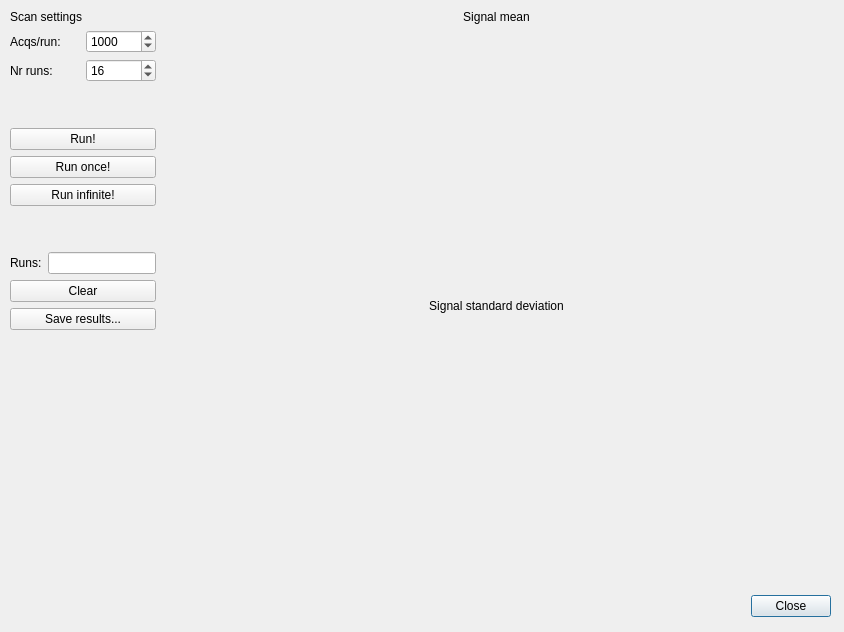
<?xml version="1.0" encoding="UTF-8"?>
<ui version="4.0">
 <class>DialogProfiler</class>
 <widget class="QDialog" name="DialogProfiler">
  <property name="geometry">
   <rect>
    <x>0</x>
    <y>0</y>
    <width>844</width>
    <height>632</height>
   </rect>
  </property>
  <property name="windowTitle">
   <string>Profile Viewer</string>
  </property>
  <widget class="QDialogButtonBox" name="buttonBox">
   <property name="geometry">
    <rect>
     <x>490</x>
     <y>590</y>
     <width>341</width>
     <height>32</height>
    </rect>
   </property>
   <property name="orientation">
    <enum>Qt::Horizontal</enum>
   </property>
   <property name="standardButtons">
    <set>QDialogButtonBox::Close</set>
   </property>
  </widget>
  <widget class="QWidget" name="horizontalLayoutWidget">
   <property name="geometry">
    <rect>
     <x>10</x>
     <y>10</y>
     <width>821</width>
     <height>571</height>
    </rect>
   </property>
   <layout class="QHBoxLayout" name="horizontalLayout">
    <item>
     <layout class="QVBoxLayout" name="verticalLayout">
      <item>
       <widget class="QLabel" name="label">
        <property name="sizePolicy">
         <sizepolicy hsizetype="Fixed" vsizetype="Fixed">
          <horstretch>0</horstretch>
          <verstretch>0</verstretch>
         </sizepolicy>
        </property>
        <property name="text">
         <string>Scan settings</string>
        </property>
        <property name="alignment">
         <set>Qt::AlignCenter</set>
        </property>
       </widget>
      </item>
      <item>
       <layout class="QGridLayout" name="gridLayout">
        <item row="0" column="0">
         <widget class="QLabel" name="label_10">
          <property name="text">
           <string>Acqs/run:</string>
          </property>
         </widget>
        </item>
        <item row="0" column="1">
         <widget class="QSpinBox" name="spinAcquisitions">
          <property name="minimum">
           <number>1</number>
          </property>
          <property name="maximum">
           <number>1000000</number>
          </property>
          <property name="singleStep">
           <number>1000</number>
          </property>
          <property name="value">
           <number>1000</number>
          </property>
         </widget>
        </item>
        <item row="1" column="0">
         <widget class="QLabel" name="label_11">
          <property name="text">
           <string>Nr runs:</string>
          </property>
         </widget>
        </item>
        <item row="1" column="1">
         <widget class="QSpinBox" name="spinRuns">
          <property name="minimum">
           <number>1</number>
          </property>
          <property name="maximum">
           <number>128</number>
          </property>
          <property name="value">
           <number>16</number>
          </property>
         </widget>
        </item>
       </layout>
      </item>
      <item>
       <spacer name="verticalSpacer_3">
        <property name="orientation">
         <enum>Qt::Vertical</enum>
        </property>
        <property name="sizeType">
         <enum>QSizePolicy::Fixed</enum>
        </property>
        <property name="sizeHint" stdset="0">
         <size>
          <width>20</width>
          <height>40</height>
         </size>
        </property>
       </spacer>
      </item>
      <item>
       <widget class="QPushButton" name="pushRun">
        <property name="text">
         <string>Run!</string>
        </property>
       </widget>
      </item>
      <item>
       <widget class="QPushButton" name="pushRunOnce">
        <property name="text">
         <string>Run once!</string>
        </property>
       </widget>
      </item>
      <item>
       <widget class="QPushButton" name="pushRunInfinite">
        <property name="text">
         <string>Run infinite!</string>
        </property>
       </widget>
      </item>
      <item>
       <spacer name="verticalSpacer_2">
        <property name="orientation">
         <enum>Qt::Vertical</enum>
        </property>
        <property name="sizeType">
         <enum>QSizePolicy::Fixed</enum>
        </property>
        <property name="sizeHint" stdset="0">
         <size>
          <width>20</width>
          <height>40</height>
         </size>
        </property>
       </spacer>
      </item>
      <item>
       <layout class="QHBoxLayout" name="horizontalLayout_2">
        <property name="bottomMargin">
         <number>0</number>
        </property>
        <item>
         <widget class="QLabel" name="label_2">
          <property name="text">
           <string>Runs:</string>
          </property>
         </widget>
        </item>
        <item>
         <widget class="QLineEdit" name="lineRunsDone">
          <property name="sizePolicy">
           <sizepolicy hsizetype="Fixed" vsizetype="Fixed">
            <horstretch>0</horstretch>
            <verstretch>0</verstretch>
           </sizepolicy>
          </property>
          <property name="autoFillBackground">
           <bool>false</bool>
          </property>
          <property name="readOnly">
           <bool>true</bool>
          </property>
         </widget>
        </item>
       </layout>
      </item>
      <item>
       <widget class="QPushButton" name="pushClear">
        <property name="text">
         <string>Clear</string>
        </property>
       </widget>
      </item>
      <item>
       <widget class="QPushButton" name="pushSave">
        <property name="text">
         <string>Save results...</string>
        </property>
       </widget>
      </item>
      <item>
       <spacer name="verticalSpacer">
        <property name="orientation">
         <enum>Qt::Vertical</enum>
        </property>
        <property name="sizeHint" stdset="0">
         <size>
          <width>20</width>
          <height>40</height>
         </size>
        </property>
       </spacer>
      </item>
     </layout>
    </item>
    <item>
     <layout class="QVBoxLayout" name="verticalLayout_3">
      <item>
       <widget class="QLabel" name="label_12">
        <property name="sizePolicy">
         <sizepolicy hsizetype="Preferred" vsizetype="Fixed">
          <horstretch>0</horstretch>
          <verstretch>0</verstretch>
         </sizepolicy>
        </property>
        <property name="text">
         <string>Signal mean</string>
        </property>
        <property name="alignment">
         <set>Qt::AlignCenter</set>
        </property>
       </widget>
      </item>
      <item>
       <widget class="QCustomPlot" name="plotResultsMean" native="true">
        <property name="sizePolicy">
         <sizepolicy hsizetype="Expanding" vsizetype="Minimum">
          <horstretch>0</horstretch>
          <verstretch>0</verstretch>
         </sizepolicy>
        </property>
       </widget>
      </item>
      <item>
       <widget class="QLabel" name="label_13">
        <property name="sizePolicy">
         <sizepolicy hsizetype="Preferred" vsizetype="Fixed">
          <horstretch>0</horstretch>
          <verstretch>0</verstretch>
         </sizepolicy>
        </property>
        <property name="text">
         <string>Signal standard deviation</string>
        </property>
        <property name="alignment">
         <set>Qt::AlignCenter</set>
        </property>
       </widget>
      </item>
      <item>
       <widget class="QCustomPlot" name="plotResultsStd" native="true"/>
      </item>
     </layout>
    </item>
   </layout>
  </widget>
 </widget>
 <customwidgets>
  <customwidget>
   <class>QCustomPlot</class>
   <extends>QWidget</extends>
   <header>qcustomplot.h</header>
   <container>1</container>
  </customwidget>
 </customwidgets>
 <resources/>
 <connections>
  <connection>
   <sender>buttonBox</sender>
   <signal>accepted()</signal>
   <receiver>DialogProfiler</receiver>
   <slot>accept()</slot>
   <hints>
    <hint type="sourcelabel">
     <x>248</x>
     <y>254</y>
    </hint>
    <hint type="destinationlabel">
     <x>157</x>
     <y>274</y>
    </hint>
   </hints>
  </connection>
  <connection>
   <sender>buttonBox</sender>
   <signal>rejected()</signal>
   <receiver>DialogProfiler</receiver>
   <slot>reject()</slot>
   <hints>
    <hint type="sourcelabel">
     <x>316</x>
     <y>260</y>
    </hint>
    <hint type="destinationlabel">
     <x>286</x>
     <y>274</y>
    </hint>
   </hints>
  </connection>
 </connections>
</ui>
